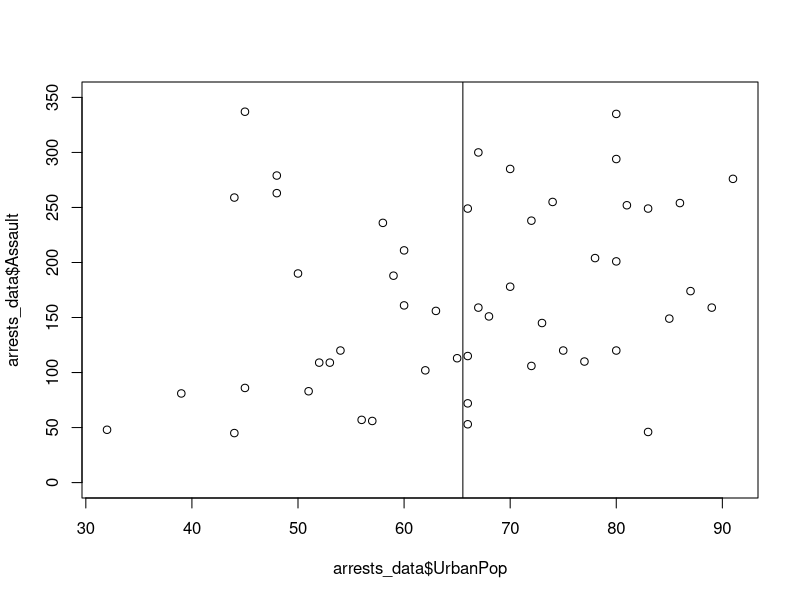
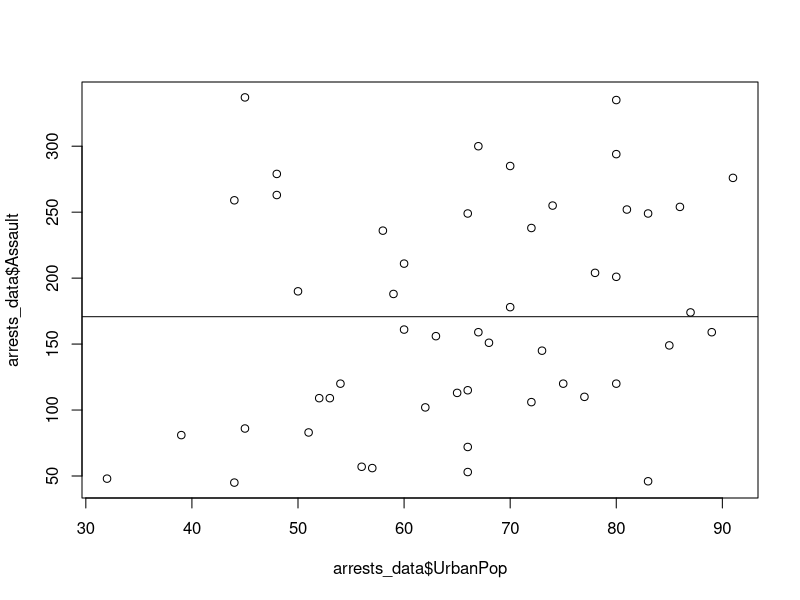

Recreate these plots in R, in order.
## ---- chunk 1

arrests_data <- USArrests[2:3]
     
## ---- chunk 2

#get the first 6 rows of the data
head(arrests_data)

## ---- chunk 3
#get the mean for both variables and store the means in objects
mean_assault_arrests <- mean(arrests_data$Assault)

mean_urban_population <- mean(arrests_data$UrbanPop)

# y <- 
# x <-

#print the means to the screen
cat('mean_assault_arrests is: ')
mean_assault_arrests
cat('mean_urban_population is: ')
mean_urban_population
## ---- chunk 4

#get the medians and store as objects
median_assault_arrests <- median(arrests_data$Assault)
median_urban_population <- median(arrests_data$UrbanPop)

#print the medians

median_assault_arrests
median_urban_population

## ---- chunk 5

plot(arrests_data$UrbanPop,arrests_data$Assault, ylim = c(0,350))
abline(v = mean_urban_population)


## ---- chunk 6

plot(arrests_data$UrbanPop,arrests_data$Assault)
abline(h = mean_assault_arrests)


## ---- chunk 7

simple_data <- c(5,15)

#The two data points called from simple_data
point1 <- simple_data[1]
#outputs the text Point 1
cat('Point 1')
point1
point2 <- simple_data[2]

#Outputs the text Point 2
cat('Point 2')
point2

#Outputs the separator (sep = ) line break or enter (\n)
cat(sep = "\n")

#the mean
simple_mean <- mean(simple_data)

#Outputs the text The mean
cat('The mean')
simple_mean 

## ---- chunk 8

point1_dist <- simple_data[1] - simple_mean

cat('Distance 1')
point1_dist

point2_dist <- simple_data[2] - simple_mean

cat('Distance 2')
point2_dist

## ---- chunk 9
total_variation <- point1_dist + point2_dist

cat('The variation is:')
total_variation
## ---- chunk 10

squared_1 <- point1_dist^2
squared_1

squared_2 <- point2_dist^2
squared_2

## ---- chunk 11

total_variation <- squared_1 + squared_2

cat('Total variation is:')
total_variation

## ---- chunk 12
simple_variance <- (squared_1 + squared_2)/2

cat('The variance:')
simple_variance

#This is the population variance
#R actually computes the sample variance
#To convert the two we can multiply times (n-1)/n
#In this case, n = 2

simple_variance_check <- var(simple_data) * (2-1)/2
cat('Checking with R')
simple_variance_check
## ---- chunk 13

simple_standard_deviation <- sqrt(simple_variance)

cat('Standard deviation is:')
simple_standard_deviation

simple_sd_check <- sqrt(simple_variance_check)
cat('Checking with R:')
simple_sd_check
